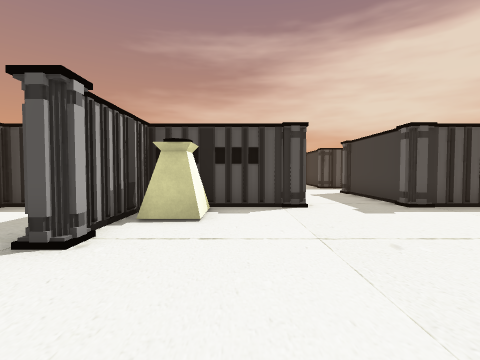
View 1 (above)

17 first-person views from a walk through a scene from a Unity 3-D project. The camera is 1.3 m above the floor, tilts 2° down and sees 85° across. Doors are open. The floor is counted in squares, 1.5 m on a side. Each view is taken from the middle of a square. On the plan, view 1 faces up. The plan holds only what a view shows up to about 10 squares ahead; the rest is blank. The place goes on beyond the plan. The player character is not drawn.

View 2
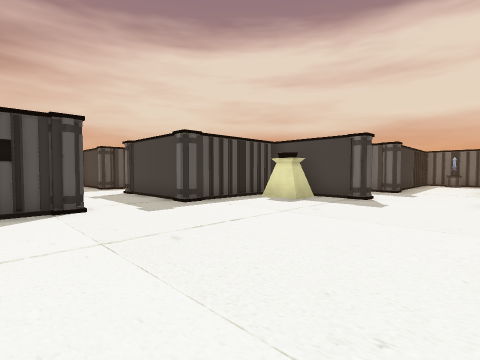

View 3
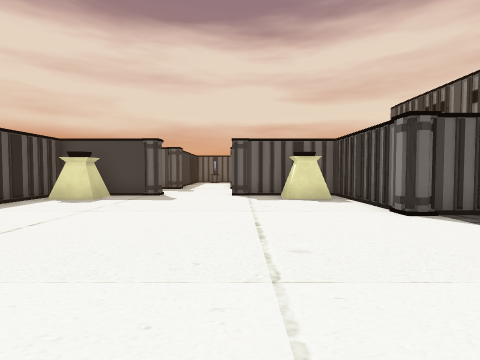

View 4
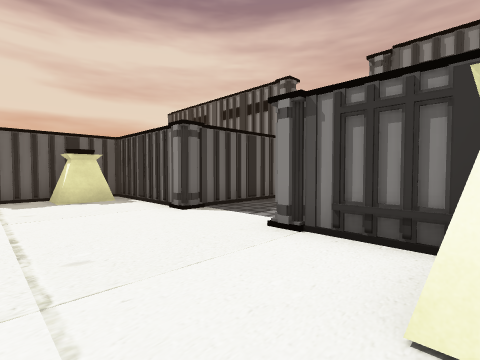

View 5
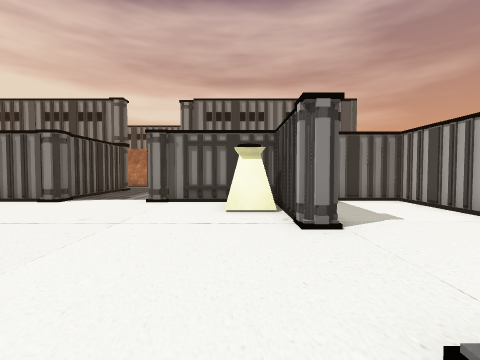

View 6
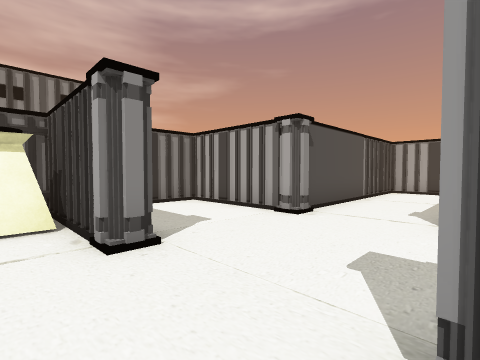

View 7
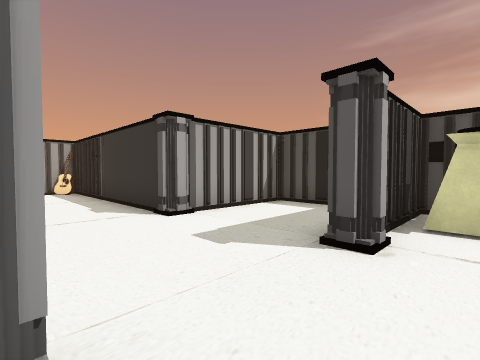

View 8
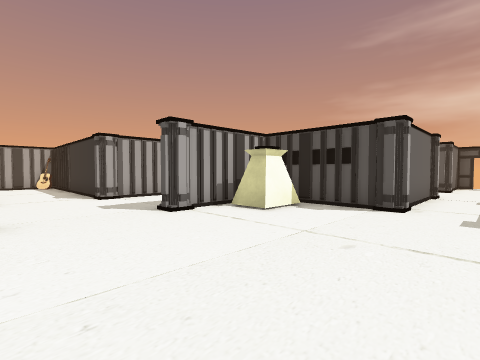

View 9
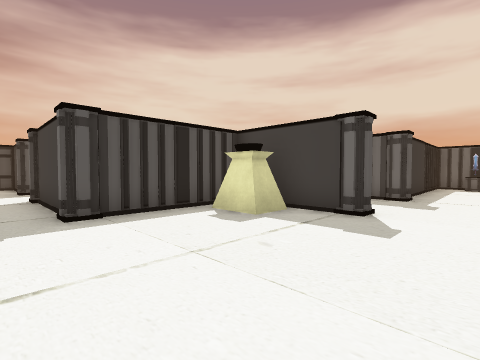

View 10
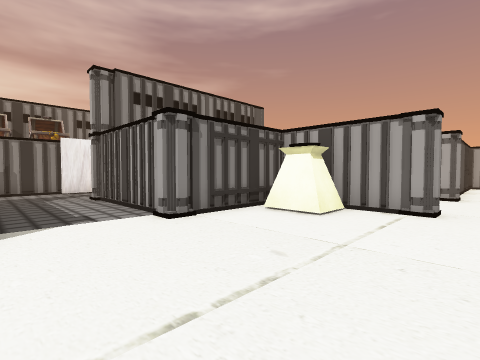

View 11
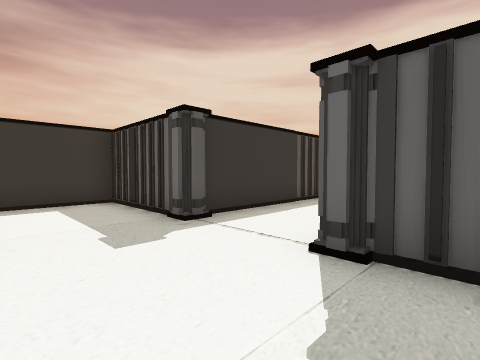

View 12
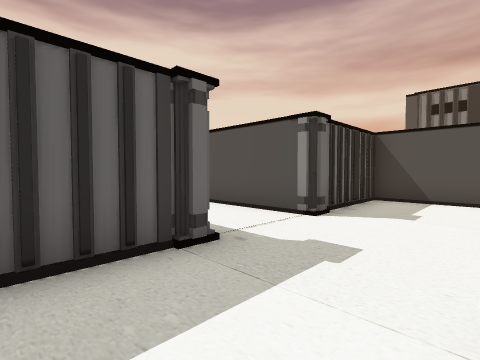

View 13
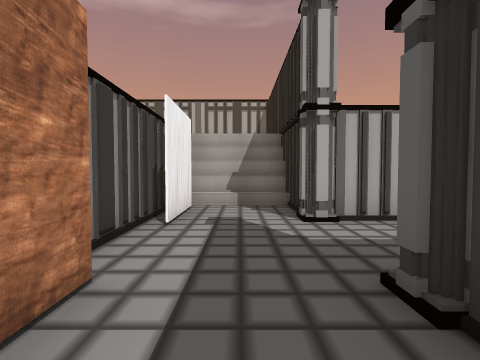

View 14
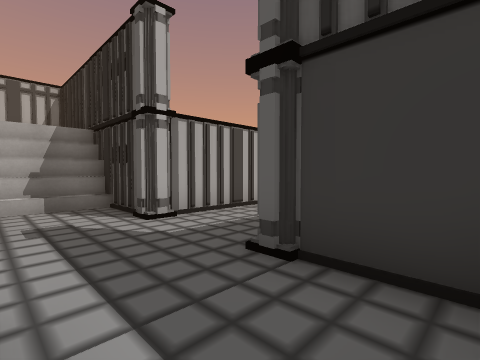

View 15
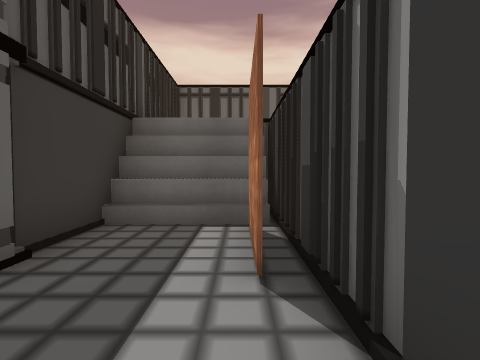

View 16
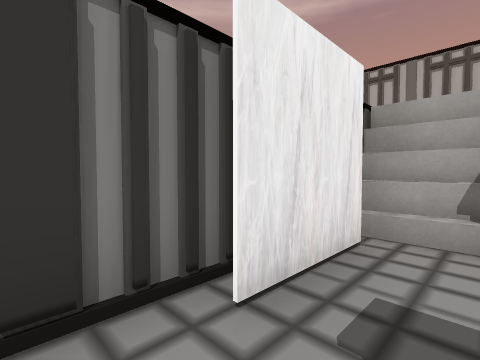

View 17
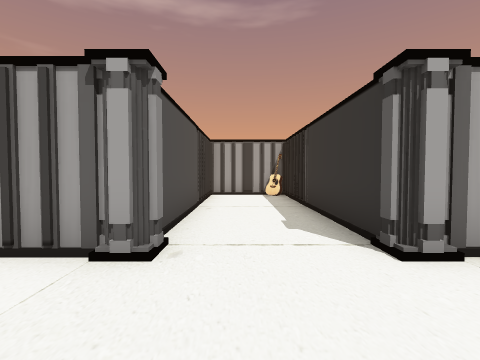

### Floor plan
Points are (right, up) in squares from view 1. A wall is a line through its corners. A room is listed if a view was taken in it or the views show most of it. See-through windows are left out.
Room 1 (views 1, 2, 3, 4, 5, 6, 7, 8, 9, 10)
walls: (-0.6, 4.6) (-1.8, 4.6); (4.2, 6.8) (4.2, 10.1); (7.2, 4.6) (7.2, 5.6); (-0.9, 5.8) (-0.9, 4.7) (-1.6, 4.7); (7.8, 4.7) (6.9, 4.7); (7.9, 4.6) (6.9, 4.6); (8.6, 2.8) (8.3, 2.8) (8.3, 6.3) (4.4, 6.3); (-2.1, 0.2) (-2.1, -3.4) (1.5, -3.4); (-0.9, -1.5) (-0.9, -2.9); (3.9, -3.4) (8.3, -3.4) (8.3, 0.4); (-1.8, -1.6) (-0.6, -1.6); (-1.6, -1.8) (-0.9, -1.8); (7.2, -2.5) (7.2, -1.6) (8, -1.6); (1.5, 10.2) (1.5, 6.3) (-2.1, 6.3) (-2.1, 3.2)
low walls: (6.9, 4.7) (6.9, 5.5); (-0.6, 5.5) (-0.6, 4.6); (-0.6, -1.6) (-0.6, -2.5)
ways out: opening at (8, 1.5) to room 2; opening at (2.5, -4) to room 3; opening at (-2, 1.5) to room 4; gap at (4, 10)
Room 2 (views 11, 12)
walls: (11.7, 3.2) (11.7, 6.6) (9.2, 6.6); (11.5, 0.4) (14.5, 0.4); (12.1, 2.8) (11.5, 2.8); (14.5, 3.1) (12, 3.1); (9.2, -3.4) (11.7, -3.4) (11.7, 0.1)
ways out: opening at (8, 1.5) to room 1
Room 3 (views 13, 14, 15, 16)
walls: (4.2, -6.9) (4.2, -3.6); (4, -10.1) (5.9, -10.1); (0.5, -10.6) (7.2, -10.6) (7.2, -7.8) (4.4, -7.8); (-0.6, -7.6) (-0.6, -10.4); (-0.1, -10.1) (2, -10.1); (-1.2, -7.6) (-1.2, -10.6); (6.9, -10.2) (6.9, -7.8); (1.5, -3.4) (1.5, -7.8) (-1.5, -7.8) (-1.5, -10.8)
low walls: (-0.9, -7.8) (-0.9, -10.5); (6.6, -10.2) (6.6, -7.8)
ways out: opening at (2.5, -4) to room 1
Room 4 (view 17)
walls: (-5.7, -0.2) (-5.7, -3.6) (-3.9, -3.6); (-5.4, 2.7) (-12.5, 2.7) (-12.5, -0.1); (-2.6, -0.1) (-1.9, -0.1); (-1.9, 2.8) (-2.5, 2.8); (-4.1, 6.3) (-5.7, 6.3) (-5.7, 2.5); (-12.1, -0.1) (-6.1, -0.1)
ways out: opening at (-2, 1.5) to room 1
objects: other object (-12, 2)

Positions as (right, up) in squares from view 1, and headings:
1: (0, 0), facing up
2: (0, 0), facing up-right
3: (-1, 0), facing right
4: (-1, 0), facing down-right
5: (-1, 4), facing down
6: (-1, 3), facing down-left
7: (-1, 0), facing up-left
8: (3, 0), facing up-left
9: (3, 1), facing up-right
10: (4, 1), facing down-left
11: (9, -1), facing up-right
12: (9, 5), facing down-right
13: (6, -9), facing left
14: (6, -10), facing up-left
15: (2, -10), facing right
16: (3, -9), facing down-left
17: (-3, 1), facing left
